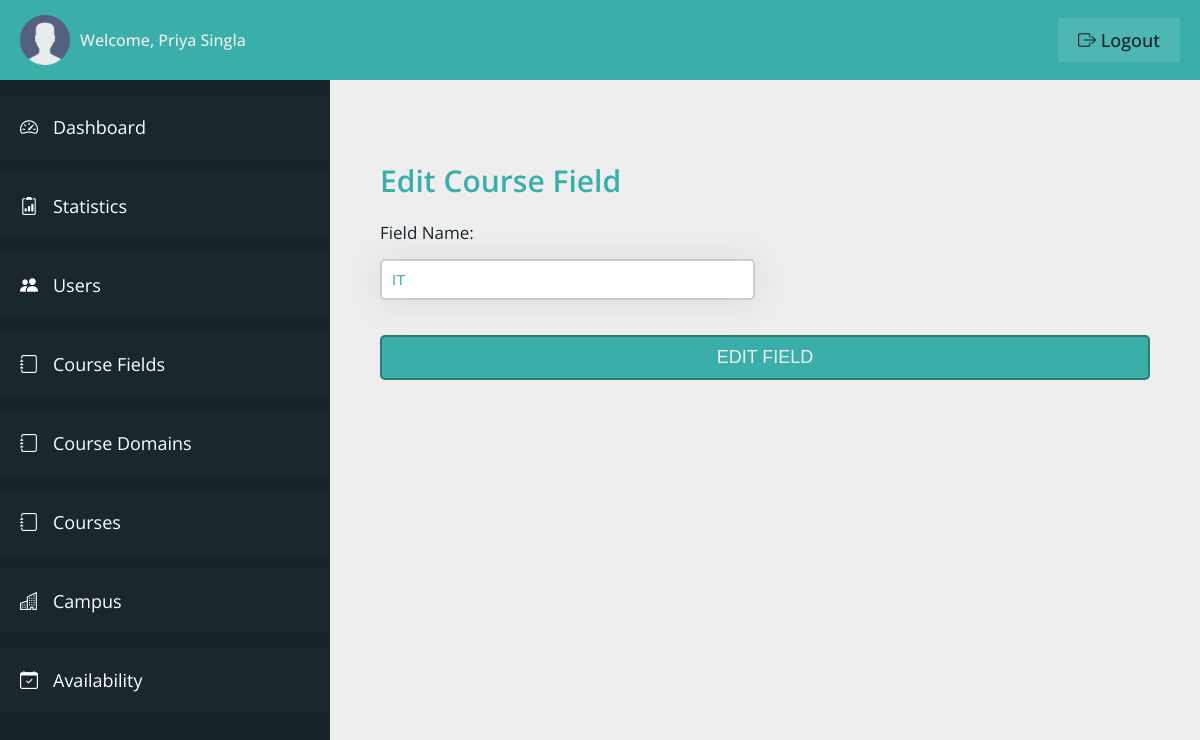
Screenshot of /admin/course-fields-edit.php?fid=4 (signed in) with the database file from the repository.
### tables this page shows
CREATE TABLE `admin_table` (
  `admin_id` int(11) NOT NULL,
  `admin_first_name` varchar(100) NOT NULL,
  `admin_last_name` varchar(100) NOT NULL,
  `admin_email` varchar(100) NOT NULL,
  `admin_password` varchar(100) NOT NULL
);

CREATE TABLE `course_field` (
  `field_id` int(11) NOT NULL,
  `field_name` varchar(100) NOT NULL,
  `added_on` datetime NOT NULL DEFAULT current_timestamp()
);

### admin/course-fields-edit.php (the view, shortened to what this page needs)
<?php
include "../connection.php";
?>
<!DOCTYPE html>
<html lang="en">
<head>
    <link rel="stylesheet" href="css/style.css">
    <link rel="stylesheet" href="https://cdn.jsdelivr.net/npm/bootstrap-icons@1.11.0/font/bootstrap-icons.css">
</head>
<body>
    <div class="container">
        <header class="header">
            <div class="header__left">
                <img src="../img/user.png" class="admin__header-user" alt="Admin">
                <span class="header__admin-name">Welcome,
                    <?php
                    $q = "SELECT * FROM admin_table WHERE admin_id = '" . $_SESSION['adminIdVce'] . "'";
                    $r = mysqli_query($con, $q);
                    if (mysqli_num_rows($r) > 0) {
                        $row = mysqli_fetch_array($r);
                        echo $row['admin_first_name'] . ' ' . $row['admin_last_name'];
                    }
                    ?>
                </span>
            </div>
            <div class="header__right">
                <a href="logout.php" class="header__admin-logout"><i class="bi bi-box-arrow-right"></i> logout</a>
            </div>
        </header>
        <section class="sidebar">
            <ul class="sidebar__items">
                <a href="dashboard.php" class="sidebar__item-link">
                    <li class="sidebar__item">
                        <i class="bi bi-speedometer2"></i>
                        <span>Dashboard</span>
                    </li>
                </a>
                <a href="stats.php" class="sidebar__item-link">
                    <li class="sidebar__item">
                        <i class="bi bi-clipboard2-data"></i>
                        <span>Statistics</span>
                    </li>
                </a>
                <a href="users.php" class="sidebar__item-link">
                    <li class="sidebar__item">
                        <i class="bi bi-people-fill"></i>
                        <span>Users</span>
                    </li>
                </a>
                <a href="course-fields.php" class="sidebar__item-link">
                    <li class="sidebar__item">
                        <i class="bi bi-journal"></i>
                        <span>Course Fields</span>
                    </li>
                </a>
                <a href="course-domains.php" class="sidebar__item-link">
                    <li class="sidebar__item">
                        <i class="bi bi-journal"></i>
                        <span>Course Domains</span>
                    </li>
                </a>
                <a href="courses.php" class="sidebar__item-link">
                    <li class="sidebar__item">
                        <i class="bi bi-journal"></i>
                        <span>Courses</span>
                    </li>
                </a>
                <a href="campus.php" class="sidebar__item-link">
                    <li class="sidebar__item">
                        <i class="bi bi-buildings"></i>
                        <span>Campus</span>
                    </li>
                </a>
                <a href="user-availability.php" class="sidebar__item-link">
                    <li class="sidebar__item">
                        <i class="bi bi-calendar-check"></i>
                        <span>Availability</span>
                    </li>
                </a>
            </ul>
        </section>
        <main class="main__content">
            <div class="login-container-2">
                <form action="<?php echo htmlspecialchars($_SERVER['REQUEST_URI']) ?>" method="post"
                    class="login__form">
                    <h3 class="heading-3">Edit Course Field</h3>
                    <?php
                    $sq = "SELECT * FROM `course_field` WHERE `field_id` = '" . $_GET['fid'] . "'";
                    $sr = mysqli_query($con, $sq);
                    if (mysqli_num_rows($sr) > 0) {
                        while ($srow = mysqli_fetch_array($sr)) {
                    ?>
                    <div class="input">
                        <label class="label__text">Field Name:</label>
                        <input type="text" value="<?php echo $srow['field_name']; ?>" class="input__box" name="f_name"
                            required>
                    </div>
                    <?php
                        }
                    }
                    ?>
                    <div class="input input__btn">
                        <input type="submit" value="Edit Field" class="btn" name="edit_field">
                    </div>
                </form>
            </div>
        </main>
    </div>
</body>
</html>

### admin/css/style.css (style rules this page uses)
:root { --color-primary: #3aafa9; --color-primary-dark: #2b7a78; --color-primary-light: #def2f1; --color-secondary: #17252a; --color-secondary-dark: #101a1d; --color-secondary-light: #377084; --color-grey-light-1: #999; --color-grey-light-2: #ccc; --color-grey-light-3: #eee; --color-grey-dark-1: #242424; --color-grey-dark-2: #333; --color-grey-dark-3: #474747; --color-white: #fff; --font-default: "Open Sans", sans-serif; }
*, *::before, *::after { margin: 0; padding: 0; box-sizing: inherit; }
html { font-size: 62.5%; box-sizing: border-box; }
body { color: var(--color-grey-dark-2); font-family: var(--font-default); }
.container { height: 100vh; display: grid; grid-template-columns: 33rem 1fr; grid-template-rows: 8rem calc(100vh - 8rem); }
.header { grid-column: 1 / -1; background-color: var(--color-primary); display: flex; align-items: center; justify-content: space-between; padding: 0 2rem; }
.header__left { display: flex; align-items: center; gap: 1rem; }
.admin__header-user { width: 5rem; }
.header__admin-name { font-size: 1.6rem; color: var(--color-grey-light-3); font-weight: 500; }
.header__admin-logout:link, .header__admin-logout:visited { font-size: 1.8rem; color: var(--color-secondary); background-color: rgba(255, 255, 255, 0.1); text-decoration: none; text-transform: capitalize; font-weight: 500; padding: 1rem 2rem; transition: all 0.2s; }
.sidebar { background-color: var(--color-secondary); overflow-y: scroll; padding-top: 1.5rem; scroll-behavior: smooth; }
.sidebar__item { padding: 2rem; background-color: rgba(255, 255, 255, 0.01); margin-bottom: 1.5rem; display: flex; gap: 1.5rem; transition: all 0.2s; }
.sidebar__item-link:link, .sidebar__item-link:visited { color: var(--color-white); text-decoration: none; font-size: 1.8rem; }
.main__content { background-color: var(--color-grey-light-3); padding: 8rem 5rem; overflow-y: scroll; scroll-behavior: smooth; }
.login__form { display: grid; grid-template-columns: repeat(2, 1fr); grid-column-gap: 2rem; }
.heading-3 { font-size: 3rem; font-weight: 600; color: var(--color-primary); margin-bottom: 2rem; grid-column: 1 / -1; }
.input__btn { grid-column: 1 / -1; }
.input { display: flex; flex-direction: column; gap: 1.5rem; }
.label__text { font-size: 1.7rem; font-weight: 400; color: var(--color-secondary); }
.input__box { padding: 1rem; border: 2px solid var(--color-grey-light-2); border-radius: 5px; background-color: var(--color-white); color: var(--color-primary); box-shadow: 0px 0.2rem 3rem 0.2rem rgba(156, 156, 156, 0.2); font-size: 1.5rem; margin-bottom: 2rem; }
.btn { padding: 1rem; font-size: 1.8rem; text-transform: uppercase; font-weight: 500; margin-top: 1.5rem; background-color: var(--color-primary); border: 2px solid var(--color-primary-dark); color: var(--color-grey-light-3); border-radius: 5px; cursor: pointer; }

### rows the page displays
admin_table: admin_first_name "Priya", admin_last_name "Singla"
course_field: f_name "IT"
